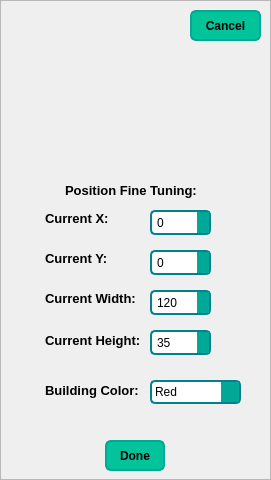
       <widget class="QFrame" name="frmEditBuildingPos">
        <property name="minimumSize">
         <size>
          <width>271</width>
          <height>0</height>
         </size>
        </property>
        <property name="maximumSize">
         <size>
          <width>271</width>
          <height>16777215</height>
         </size>
        </property>
        <property name="styleSheet">
         <string notr="true">#frmEditBuildingPos {
    background-color: rgb(121, 219, 172); /* Light gray background */
    color: black; /* Default text color */
    border: 4px solid #05668D; /* Darker and thicker border */
    border-radius: 12px; /* Slightly larger rounded corners */
    padding: 8px; /* More padding for spacing */
}

/* Button styles with enhanced borders */
QPushButton {
    background-color: #02C39A; /* Dark background for contrast */
    color: black;
    border: 2px solid #00A896; /* Thicker border around buttons */
    border-radius: 6px;
    padding: 6px;
    font-weight: bold;
}

/* Hover and pressed states for buttons */
QPushButton:hover {
    background-color: #F0F3BD;
}
QPushButton:pressed {
    background-color: #02C39A;
}

/* Label styles with a larger font size */
QLabel {
    color: black;
    font-size: 13px;
    font-weight: bold;
    padding: 2px;
}
/* SpinBox styling with an enhanced border */
QSpinBox {
    background-color: #ffffff;
    border: 2px solid #028090;
    border-radius: 5px;
    padding: 3px;
}

/* Up and down button customization */
QSpinBox::up-button, QSpinBox::down-button {
    background-color: #00A896;
    width: 12px;
    height: 12px;
}

QSpinBox::up-arrow {
    width: 8px;
    height: 8px;
    image: url(:/images/arrow-up.png); 
}
QSpinBox::down-arrow {
	width: 8px;
    height: 8px;
    image: url(:/images/arrow-down.png); 
}

/* ComboBox styling with a bolder border */
QComboBox {
    background-color: #ffffff;
    border: 2px solid #028090;
    border-radius: 5px;
    padding: 3px;
}

QComboBox::drop-down {
    border: none;
    background-color: #00A896;
    width: 18px;
}

QComboBox QAbstractItemView {
    background-color: #e0e0e0;
    selection-background-color: #444444;
    selection-color: white;
}

/* ComboBox popup list */
QComboBox::down-arrow {
	width: 8px;
    height: 8px;
    image: url(:/images/arrow-down.png); /* Replace with down arrow icon if needed */
}</string>
        </property>
        <property name="frameShape">
         <enum>QFrame::StyledPanel</enum>
        </property>
        <property name="frameShadow">
         <enum>QFrame::Raised</enum>
        </property>
        <widget class="QPushButton" name="btnCancelBuilding">
         <property name="geometry">
          <rect>
           <x>190</x>
           <y>10</y>
           <width>71</width>
           <height>31</height>
          </rect>
         </property>
         <property name="text">
          <string>Cancel</string>
         </property>
        </widget>
        <widget class="QPushButton" name="btnBuildBuilding">
         <property name="geometry">
          <rect>
           <x>105</x>
           <y>440</y>
           <width>60</width>
           <height>31</height>
          </rect>
         </property>
         <property name="text">
          <string>Done</string>
         </property>
        </widget>
        <widget class="QLabel" name="label_14">
         <property name="geometry">
          <rect>
           <x>40</x>
           <y>210</y>
           <width>71</width>
           <height>16</height>
          </rect>
         </property>
         <property name="text">
          <string>Current X:</string>
         </property>
        </widget>
        <widget class="QLabel" name="label_7">
         <property name="geometry">
          <rect>
           <x>40</x>
           <y>380</y>
           <width>101</width>
           <height>21</height>
          </rect>
         </property>
         <property name="text">
          <string>Building Color:</string>
         </property>
        </widget>
        <widget class="QLabel" name="label_15">
         <property name="geometry">
          <rect>
           <x>40</x>
           <y>250</y>
           <width>71</width>
           <height>16</height>
          </rect>
         </property>
         <property name="text">
          <string>Current Y:</string>
         </property>
        </widget>
        <widget class="QLabel" name="label_16">
         <property name="geometry">
          <rect>
           <x>60</x>
           <y>180</y>
           <width>141</width>
           <height>21</height>
          </rect>
         </property>
         <property name="text">
          <string>Position Fine Tuning:</string>
         </property>
        </widget>
        <widget class="QSpinBox" name="spnBuildingEditX">
         <property name="geometry">
          <rect>
           <x>150</x>
           <y>210</y>
           <width>61</width>
           <height>25</height>
          </rect>
         </property>
         <property name="buttonSymbols">
          <enum>QAbstractSpinBox::UpDownArrows</enum>
         </property>
         <property name="maximum">
          <number>1616</number>
         </property>
        </widget>
        <widget class="QSpinBox" name="spnBuildingEditHeight">
         <property name="geometry">
          <rect>
           <x>150</x>
           <y>330</y>
           <width>61</width>
           <height>25</height>
          </rect>
         </property>
         <property name="minimum">
          <number>35</number>
         </property>
         <property name="maximum">
          <number>1056</number>
         </property>
        </widget>
        <widget class="QSpinBox" name="spnBuildingEditY">
         <property name="geometry">
          <rect>
           <x>150</x>
           <y>250</y>
           <width>61</width>
           <height>25</height>
          </rect>
         </property>
         <property name="buttonSymbols">
          <enum>QAbstractSpinBox::UpDownArrows</enum>
         </property>
         <property name="maximum">
          <number>1056</number>
         </property>
        </widget>
        <widget class="QSpinBox" name="spnBuildingEditWidth">
         <property name="geometry">
          <rect>
           <x>150</x>
           <y>290</y>
           <width>61</width>
           <height>25</height>
          </rect>
         </property>
         <property name="minimum">
          <number>120</number>
         </property>
         <property name="maximum">
          <number>1616</number>
         </property>
        </widget>
        <widget class="QLabel" name="label_17">
         <property name="geometry">
          <rect>
           <x>40</x>
           <y>290</y>
           <width>101</width>
           <height>16</height>
          </rect>
         </property>
         <property name="text">
          <string>Current Width:</string>
         </property>
        </widget>
        <widget class="QComboBox" name="cmbBuildingColor">
         <property name="geometry">
          <rect>
           <x>150</x>
           <y>380</y>
           <width>91</width>
           <height>24</height>
          </rect>
         </property>
         <item>
          <property name="text">
           <string>Red</string>
          </property>
         </item>
         <item>
          <property name="text">
           <string>Green</string>
          </property>
         </item>
         <item>
          <property name="text">
           <string>Blue</string>
          </property>
         </item>
         <item>
          <property name="text">
           <string>Orange</string>
          </property>
         </item>
         <item>
          <property name="text">
           <string>Yellow</string>
          </property>
         </item>
         <item>
          <property name="text">
           <string>Black</string>
          </property>
         </item>
         <item>
          <property name="text">
           <string>White</string>
          </property>
         </item>
         <item>
          <property name="text">
           <string>Grey</string>
          </property>
         </item>
         <item>
          <property name="text">
           <string>Cream</string>
          </property>
         </item>
        </widget>
        <widget class="QLabel" name="label_24">
         <property name="geometry">
          <rect>
           <x>40</x>
           <y>330</y>
           <width>111</width>
           <height>21</height>
          </rect>
         </property>
         <property name="text">
          <string>Current Height:</string>
         </property>
        </widget>
       </widget>
